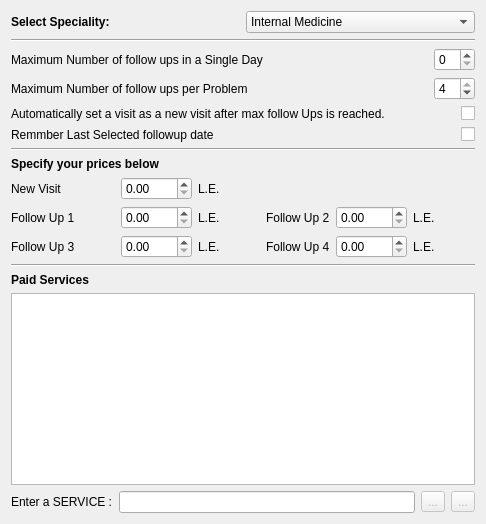
     <widget class="QWidget" name="Clinic_Tab">
      <attribute name="title">
       <string>Clinic</string>
      </attribute>
      <layout class="QGridLayout" name="gridLayout_6">
       <item row="10" column="0">
        <widget class="QTableView" name="servicesTable">
         <property name="alternatingRowColors">
          <bool>true</bool>
         </property>
         <property name="selectionMode">
          <enum>QAbstractItemView::SingleSelection</enum>
         </property>
         <property name="selectionBehavior">
          <enum>QAbstractItemView::SelectRows</enum>
         </property>
         <attribute name="verticalHeaderMinimumSectionSize">
          <number>20</number>
         </attribute>
         <attribute name="verticalHeaderDefaultSectionSize">
          <number>20</number>
         </attribute>
        </widget>
       </item>
       <item row="1" column="0">
        <widget class="Line" name="line_12">
         <property name="orientation">
          <enum>Qt::Horizontal</enum>
         </property>
        </widget>
       </item>
       <item row="5" column="0">
        <widget class="Line" name="line_18">
         <property name="orientation">
          <enum>Qt::Horizontal</enum>
         </property>
        </widget>
       </item>
       <item row="9" column="0">
        <widget class="QLabel" name="label_36">
         <property name="text">
          <string>&lt;html&gt;&lt;head/&gt;&lt;body&gt;&lt;p&gt;&lt;span style=&quot; font-weight:600;&quot;&gt;Paid Services&lt;/span&gt;&lt;/p&gt;&lt;/body&gt;&lt;/html&gt;</string>
         </property>
        </widget>
       </item>
       <item row="0" column="0">
        <layout class="QHBoxLayout" name="horizontalLayout_3">
         <item>
          <widget class="QLabel" name="labelSpecial">
           <property name="text">
            <string>&lt;html&gt;&lt;head/&gt;&lt;body&gt;&lt;p&gt;&lt;span style=&quot; font-weight:600;&quot;&gt;Select Speciality:&lt;/span&gt;&lt;/p&gt;&lt;/body&gt;&lt;/html&gt;</string>
           </property>
          </widget>
         </item>
         <item>
          <widget class="QComboBox" name="comboBoxSpeciality">
           <item>
            <property name="text">
             <string>Internal Medicine</string>
            </property>
           </item>
           <item>
            <property name="text">
             <string>Pediatrics</string>
            </property>
           </item>
           <item>
            <property name="text">
             <string>Orthopaedics</string>
            </property>
           </item>
           <item>
            <property name="text">
             <string>Surgery</string>
            </property>
           </item>
           <item>
            <property name="text">
             <string>Ob/Gyn</string>
            </property>
           </item>
           <item>
            <property name="text">
             <string>Family Medicine</string>
            </property>
           </item>
           <item>
            <property name="text">
             <string>Physical Therapy</string>
            </property>
           </item>
          </widget>
         </item>
        </layout>
       </item>
       <item row="7" column="0">
        <layout class="QGridLayout" name="gridLayout_2">
         <item row="3" column="2">
          <widget class="QDoubleSpinBox" name="doubleSpinBoxFollow1">
           <property name="maximum">
            <double>9999.000000000000000</double>
           </property>
          </widget>
         </item>
         <item row="2" column="2">
          <widget class="QDoubleSpinBox" name="newVisitDoubleSpinBox">
           <property name="maximum">
            <double>9999.000000000000000</double>
           </property>
          </widget>
         </item>
         <item row="3" column="1">
          <spacer name="horizontalSpacer_7">
           <property name="orientation">
            <enum>Qt::Horizontal</enum>
           </property>
           <property name="sizeHint" stdset="0">
            <size>
             <width>40</width>
             <height>20</height>
            </size>
           </property>
          </spacer>
         </item>
         <item row="2" column="0">
          <widget class="QLabel" name="newVisitLabel">
           <property name="text">
            <string>New Visit</string>
           </property>
          </widget>
         </item>
         <item row="5" column="1">
          <spacer name="horizontalSpacer_43">
           <property name="orientation">
            <enum>Qt::Horizontal</enum>
           </property>
           <property name="sizeHint" stdset="0">
            <size>
             <width>40</width>
             <height>20</height>
            </size>
           </property>
          </spacer>
         </item>
         <item row="2" column="1">
          <spacer name="horizontalSpacer_4">
           <property name="orientation">
            <enum>Qt::Horizontal</enum>
           </property>
           <property name="sizeHint" stdset="0">
            <size>
             <width>40</width>
             <height>20</height>
            </size>
           </property>
          </spacer>
         </item>
         <item row="3" column="8">
          <spacer name="horizontalSpacer_47">
           <property name="orientation">
            <enum>Qt::Horizontal</enum>
           </property>
           <property name="sizeHint" stdset="0">
            <size>
             <width>40</width>
             <height>20</height>
            </size>
           </property>
          </spacer>
         </item>
         <item row="3" column="0">
          <widget class="QLabel" name="label_26">
           <property name="text">
            <string>Follow Up 1</string>
           </property>
          </widget>
         </item>
         <item row="5" column="8">
          <spacer name="horizontalSpacer_48">
           <property name="orientation">
            <enum>Qt::Horizontal</enum>
           </property>
           <property name="sizeHint" stdset="0">
            <size>
             <width>40</width>
             <height>20</height>
            </size>
           </property>
          </spacer>
         </item>
         <item row="2" column="8">
          <spacer name="horizontalSpacer_46">
           <property name="orientation">
            <enum>Qt::Horizontal</enum>
           </property>
           <property name="sizeHint" stdset="0">
            <size>
             <width>40</width>
             <height>20</height>
            </size>
           </property>
          </spacer>
         </item>
         <item row="3" column="3">
          <widget class="QLabel" name="label_31">
           <property name="text">
            <string>L.E.</string>
           </property>
          </widget>
         </item>
         <item row="2" column="3">
          <widget class="QLabel" name="label_30">
           <property name="text">
            <string>L.E.</string>
           </property>
          </widget>
         </item>
         <item row="5" column="3">
          <widget class="QLabel" name="label_32">
           <property name="text">
            <string>L.E.</string>
           </property>
          </widget>
         </item>
         <item row="5" column="7">
          <widget class="QLabel" name="label_34">
           <property name="text">
            <string>L.E.</string>
           </property>
          </widget>
         </item>
         <item row="5" column="2">
          <widget class="QDoubleSpinBox" name="doubleSpinBoxFollow3">
           <property name="maximum">
            <double>9999.000000000000000</double>
           </property>
          </widget>
         </item>
         <item row="3" column="6">
          <widget class="QDoubleSpinBox" name="doubleSpinBoxFollow2">
           <property name="maximum">
            <double>9999.000000000000000</double>
           </property>
          </widget>
         </item>
         <item row="3" column="7">
          <widget class="QLabel" name="label_33">
           <property name="text">
            <string>L.E.</string>
           </property>
          </widget>
         </item>
         <item row="5" column="0">
          <widget class="QLabel" name="label_28">
           <property name="text">
            <string>Follow Up 3</string>
           </property>
          </widget>
         </item>
         <item row="5" column="6">
          <widget class="QDoubleSpinBox" name="doubleSpinBoxFollow4">
           <property name="maximum">
            <double>9999.000000000000000</double>
           </property>
          </widget>
         </item>
         <item row="5" column="5">
          <widget class="QLabel" name="label_29">
           <property name="text">
            <string>Follow Up 4</string>
           </property>
          </widget>
         </item>
         <item row="3" column="5">
          <widget class="QLabel" name="label_27">
           <property name="text">
            <string>Follow Up 2</string>
           </property>
          </widget>
         </item>
         <item row="3" column="4">
          <spacer name="horizontalSpacer_44">
           <property name="orientation">
            <enum>Qt::Horizontal</enum>
           </property>
           <property name="sizeHint" stdset="0">
            <size>
             <width>40</width>
             <height>20</height>
            </size>
           </property>
          </spacer>
         </item>
        </layout>
       </item>
       <item row="2" column="0">
        <layout class="QGridLayout" name="gridLayout_4">
         <item row="2" column="0" rowspan="2">
          <widget class="QLabel" name="label_25">
           <property name="text">
            <string>Maximum Number of follow ups per Problem</string>
           </property>
          </widget>
         </item>
         <item row="1" column="0">
          <widget class="QLabel" name="label_24">
           <property name="text">
            <string>Maximum Number of follow ups in a Single Day</string>
           </property>
          </widget>
         </item>
         <item row="1" column="2">
          <widget class="QSpinBox" name="maxFollowUps"/>
         </item>
         <item row="3" column="1">
          <spacer name="horizontalSpacer_6">
           <property name="orientation">
            <enum>Qt::Horizontal</enum>
           </property>
           <property name="sizeHint" stdset="0">
            <size>
             <width>40</width>
             <height>20</height>
            </size>
           </property>
          </spacer>
         </item>
         <item row="2" column="2" rowspan="2">
          <widget class="QSpinBox" name="maxFollowUpsPerProblem">
           <property name="enabled">
            <bool>true</bool>
           </property>
           <property name="minimum">
            <number>1</number>
           </property>
           <property name="maximum">
            <number>4</number>
           </property>
           <property name="value">
            <number>4</number>
           </property>
          </widget>
         </item>
         <item row="1" column="1" rowspan="2">
          <spacer name="horizontalSpacer_5">
           <property name="orientation">
            <enum>Qt::Horizontal</enum>
           </property>
           <property name="sizeHint" stdset="0">
            <size>
             <width>40</width>
             <height>20</height>
            </size>
           </property>
          </spacer>
         </item>
        </layout>
       </item>
       <item row="11" column="0">
        <layout class="QHBoxLayout" name="horizontalLayout_6">
         <item>
          <widget class="QLabel" name="label_21">
           <property name="text">
            <string>Enter a SERVICE :</string>
           </property>
          </widget>
         </item>
         <item>
          <widget class="QLineEdit" name="serviceLine"/>
         </item>
         <item>
          <widget class="QToolButton" name="buttonAddService">
           <property name="enabled">
            <bool>false</bool>
           </property>
           <property name="text">
            <string>...</string>
           </property>
           <property name="icon">
            <iconset resource="resources.qrc">
             <normaloff>:/Graphics/add</normaloff>:/Graphics/add</iconset>
           </property>
          </widget>
         </item>
         <item>
          <widget class="QToolButton" name="buttonDeleteService">
           <property name="enabled">
            <bool>false</bool>
           </property>
           <property name="text">
            <string>...</string>
           </property>
           <property name="icon">
            <iconset resource="resources.qrc">
             <normaloff>:/Graphics/remove</normaloff>:/Graphics/remove</iconset>
           </property>
          </widget>
         </item>
        </layout>
       </item>
       <item row="4" column="0">
        <layout class="QGridLayout" name="gridLayout_5">
         <item row="0" column="0">
          <widget class="QLabel" name="label_4">
           <property name="text">
            <string>Remmber Last Selected followup date</string>
           </property>
          </widget>
         </item>
         <item row="0" column="1">
          <widget class="Switch" name="remmberLastFollowupDate">
           <property name="sizePolicy">
            <sizepolicy hsizetype="Fixed" vsizetype="Fixed">
             <horstretch>0</horstretch>
             <verstretch>0</verstretch>
            </sizepolicy>
           </property>
           <property name="text">
            <string/>
           </property>
          </widget>
         </item>
        </layout>
       </item>
       <item row="3" column="0">
        <layout class="QHBoxLayout" name="horizontalLayout_7">
         <item>
          <widget class="QLabel" name="label_40">
           <property name="text">
            <string>Automatically set a visit as a new visit after max follow Ups is reached.</string>
           </property>
          </widget>
         </item>
         <item>
          <widget class="Switch" name="checkBoxAutoNewVisit">
           <property name="sizePolicy">
            <sizepolicy hsizetype="Fixed" vsizetype="Fixed">
             <horstretch>0</horstretch>
             <verstretch>0</verstretch>
            </sizepolicy>
           </property>
           <property name="text">
            <string/>
           </property>
          </widget>
         </item>
        </layout>
       </item>
       <item row="6" column="0">
        <widget class="QLabel" name="label_6">
         <property name="sizePolicy">
          <sizepolicy hsizetype="Preferred" vsizetype="Fixed">
           <horstretch>0</horstretch>
           <verstretch>0</verstretch>
          </sizepolicy>
         </property>
         <property name="text">
          <string>&lt;html&gt;&lt;head/&gt;&lt;body&gt;&lt;p&gt;&lt;span style=&quot; font-weight:600;&quot;&gt;Specify your prices below&lt;/span&gt;&lt;/p&gt;&lt;/body&gt;&lt;/html&gt;</string>
         </property>
        </widget>
       </item>
       <item row="8" column="0">
        <widget class="Line" name="line_19">
         <property name="orientation">
          <enum>Qt::Horizontal</enum>
         </property>
        </widget>
       </item>
      </layout>
     </widget>
